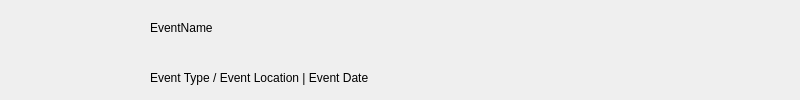
<?xml version="1.0" encoding="UTF-8"?>
<ui version="4.0">
 <class>EventBaseWidget</class>
 <widget class="QWidget" name="EventBaseWidget">
  <property name="geometry">
   <rect>
    <x>0</x>
    <y>0</y>
    <width>800</width>
    <height>100</height>
   </rect>
  </property>
  <property name="sizePolicy">
   <sizepolicy hsizetype="Preferred" vsizetype="Preferred">
    <horstretch>0</horstretch>
    <verstretch>0</verstretch>
   </sizepolicy>
  </property>
  <property name="minimumSize">
   <size>
    <width>800</width>
    <height>100</height>
   </size>
  </property>
  <property name="windowTitle">
   <string>Form</string>
  </property>
  <property name="styleSheet">
   <string notr="true">EventBaseWidget{border:0px; 
                            background:white; 
                            font:Microsoft YaHei UI 12px;}
                        EventBaseWidget:hover{background:rgb(245,246,246);}</string>
  </property>
  <widget class="QLabel" name="eventIconWidget">
   <property name="geometry">
    <rect>
     <x>150</x>
     <y>0</y>
     <width>50</width>
     <height>100</height>
    </rect>
   </property>
   <property name="sizePolicy">
    <sizepolicy hsizetype="Fixed" vsizetype="Fixed">
     <horstretch>0</horstretch>
     <verstretch>0</verstretch>
    </sizepolicy>
   </property>
   <property name="minimumSize">
    <size>
     <width>50</width>
     <height>100</height>
    </size>
   </property>
   <property name="maximumSize">
    <size>
     <width>50</width>
     <height>16777215</height>
    </size>
   </property>
   <property name="text">
    <string/>
   </property>
   <property name="scaledContents">
    <bool>false</bool>
   </property>
   <property name="alignment">
    <set>Qt::AlignCenter</set>
   </property>
   <property name="textInteractionFlags">
    <set>Qt::NoTextInteraction</set>
   </property>
  </widget>
  <widget class="QLabel" name="eventIcon">
   <property name="geometry">
    <rect>
     <x>155</x>
     <y>30</y>
     <width>40</width>
     <height>40</height>
    </rect>
   </property>
   <property name="text">
    <string/>
   </property>
  </widget>
  <widget class="QLabel" name="eventNameLabel">
   <property name="geometry">
    <rect>
     <x>150</x>
     <y>13</y>
     <width>550</width>
     <height>29</height>
    </rect>
   </property>
   <property name="sizePolicy">
    <sizepolicy hsizetype="Fixed" vsizetype="Fixed">
     <horstretch>0</horstretch>
     <verstretch>0</verstretch>
    </sizepolicy>
   </property>
   <property name="minimumSize">
    <size>
     <width>500</width>
     <height>0</height>
    </size>
   </property>
   <property name="maximumSize">
    <size>
     <width>16777215</width>
     <height>16777215</height>
    </size>
   </property>
   <property name="text">
    <string>EventName</string>
   </property>
  </widget>
  <widget class="QLabel" name="eventLocationLabel">
   <property name="geometry">
    <rect>
     <x>150</x>
     <y>63</y>
     <width>650</width>
     <height>29</height>
    </rect>
   </property>
   <property name="sizePolicy">
    <sizepolicy hsizetype="Fixed" vsizetype="Fixed">
     <horstretch>0</horstretch>
     <verstretch>0</verstretch>
    </sizepolicy>
   </property>
   <property name="minimumSize">
    <size>
     <width>500</width>
     <height>0</height>
    </size>
   </property>
   <property name="maximumSize">
    <size>
     <width>16777215</width>
     <height>40</height>
    </size>
   </property>
   <property name="text">
    <string>Event Type / Event Location | Event Date</string>
   </property>
  </widget>
  <widget class="QWidget" name="descriptionPoint" native="true">
   <property name="geometry">
    <rect>
     <x>715</x>
     <y>45</y>
     <width>10</width>
     <height>10</height>
    </rect>
   </property>
  </widget>
 </widget>
 <resources/>
 <connections/>
</ui>
